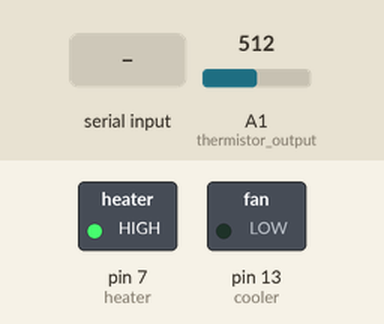
Bench run of a sketch on a simulated Arduino Uno, built with avr-gcc and run on an emulated ATmega328P. Shown: switched loads named in the sketch (green lamp = pin HIGH). The test bench sets the inputs (shaded band); at power-on: A1 (thermistor_output) = 512. What the sketch prints to the serial monitor is not drawn.

Above: at 1.8 s.
1.9 s: "200" received over Serial
At 4.2 s:
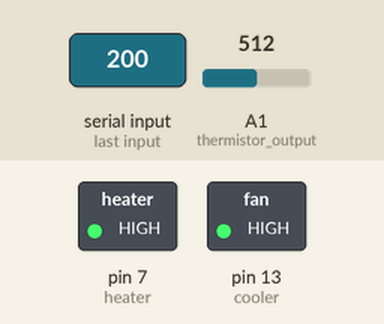
4.5 s: "302" received over Serial
At 6.8 s:
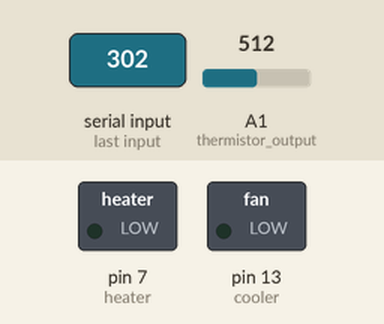
7.5 s: "303" received over Serial
At 10.2 s:
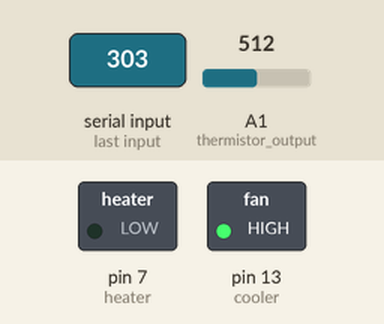
10.5 s: "300" received over Serial
At 12.6 s:
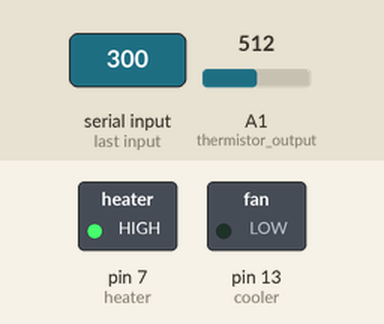
13.5 s: "301" received over Serial
At 16.1 s:
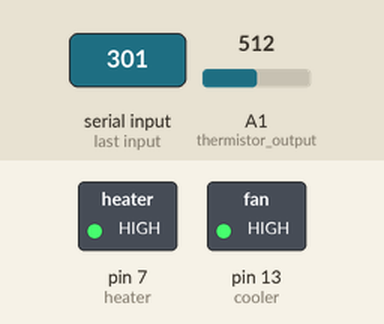
Timing chart, 0 to 17.5 s (numbered marks = the images above; inputs shaded):
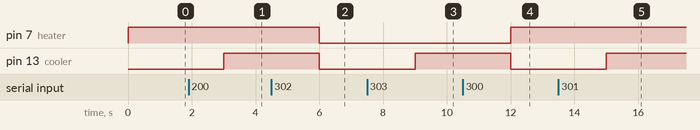

The sketch:

main.ino
```cpp
#include <math.h>
#define cooler 13  //Red
#define heater 7  //Green
const int thermistor_output = A1; //Green
double temperature;
double maxTemp;
double minTemp;


//Notes: Heater relay is reversed

void setup() {
  pinMode(cooler, OUTPUT);
  pinMode(heater, OUTPUT);
  digitalWrite(cooler,LOW);
    digitalWrite(heater,HIGH);
  Serial.begin(9600);  /* Define baud rate for serial communication */
}

void loop() {

  //sending temp
  String x=",";
   temperature = getTemp();
  String z= x+ ""+String(temperature);
  Serial.print(z);
delay(1000);

//reciving from app
if (Serial.available() > 0) {
 String messeage=String(Serial.parseInt(),DEC);

  if(messeage=="200"){ // automatic
    if(temperature>maxTemp){
    //Open cooler relay
    digitalWrite(cooler,HIGH);
    digitalWrite(heater,HIGH);
    }else if (temperature<minTemp){
    //Open the  heater relay
    digitalWrite(heater,LOW);
    digitalWrite(cooler,LOW);
    }else if (temperature>minTemp && temperature<maxTemp){
    //Close the heater and the fan relays
    digitalWrite(heater,HIGH);
    digitalWrite(cooler,LOW);
    }
  } else if(messeage=="300"){// manual
    digitalWrite(cooler,LOW);
    digitalWrite(heater,HIGH);
  }else if(messeage=="301"){// cooler on
    digitalWrite(cooler,HIGH);
    digitalWrite(heater,HIGH);
  }else if(messeage=="302"){// heater on
    digitalWrite(cooler,LOW);
    digitalWrite(heater,LOW);
  }else if(messeage=="303"){// cooler & heater on
    digitalWrite(cooler,HIGH);
    digitalWrite(heater,LOW);
  }

  if(messeage[0]=='4'){// start
    String m=String(messeage[1])+String(messeage[2]);
    minTemp=m.toDouble();
  }

  if(messeage[0]=='5'){// end
   String m=String(messeage[1])+String(messeage[2]);
   maxTemp=m.toDouble();
  }

 delay(1000);
 }
}


double getTemp(){
  int thermistor_adc_val;
  double output_voltage, thermistor_resistance, therm_res_ln, temperature;
  thermistor_adc_val = analogRead(thermistor_output);
  output_voltage = ( (thermistor_adc_val * 5.0) / 1023.0 );
  thermistor_resistance = ( ( 5 * ( 10.0 / output_voltage ) ) - 10 ); /* Resistance in kilo ohms */
  thermistor_resistance = thermistor_resistance * 1000 ; /* Resistance in ohms   */
  therm_res_ln = log(thermistor_resistance);
  /*  Steinhart-Hart Thermistor Equation: */
  /*  Temperature in Kelvin = 1 / (A + B[ln(R)] + C[ln(R)]^3)   */
  /*  where A = 0.001129148, B = 0.000234125 and C = 8.76741*10^-8  */
  temperature = ( 1 / ( 0.001129148 + ( 0.000234125 * therm_res_ln ) + ( 0.0000000876741 * therm_res_ln * therm_res_ln * therm_res_ln ) ) ); /* Temperature in Kelvin */
  temperature = temperature - 273.15; /* Temperature in degree Celsius */
//  Serial.print("Temperature in degree Celsius = ");
//  Serial.print(temperature);
//  Serial.print("\t\t");
//  Serial.print("Resistance in ohms = ");
//  Serial.print(thermistor_resistance);
//  Serial.print("\n\n");

  return temperature;

  }
```

Measured:
- after the input at 1.9 s, pin 13 (cooler): LOW → HIGH after 1.1 s
- after the input at 4.5 s, pin 7 (heater), pin 13 (cooler): HIGH → LOW after 1.5 s
- after the input at 7.5 s, pin 13 (cooler): LOW → HIGH after 1.5 s
- after the input at 10.5 s, pin 7 (heater): LOW → HIGH after 1.5 s; pin 13 (cooler): HIGH → LOW after 1.5 s
- after the input at 13.5 s, pin 13 (cooler): LOW → HIGH after 1.5 s
